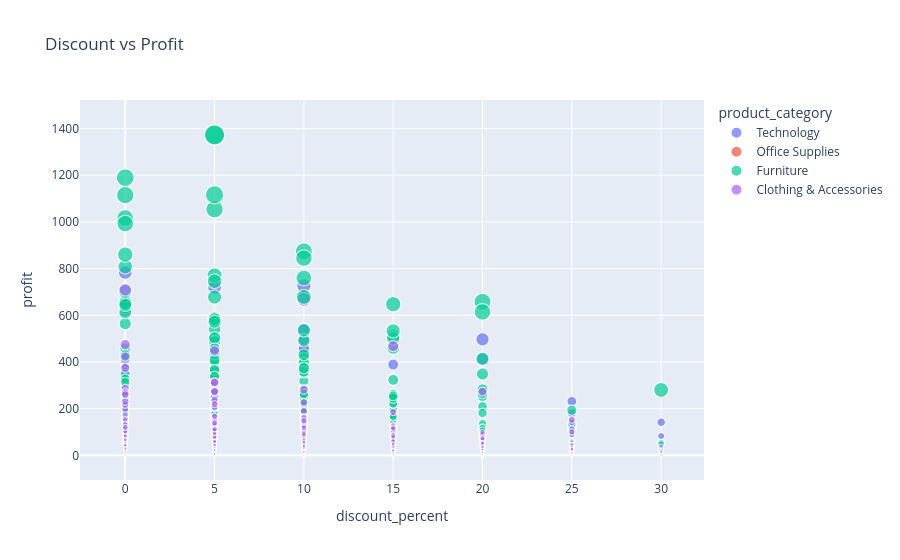

The code cell stored with this chart in its notebook:
### Code cell
fig = px.scatter(
    sales,
    x="discount_percent",
    y="profit",
    color="product_category",
    size="total_sales",
    hover_data=["product_name", "country", "customer_segment"],
    title="Discount vs Profit",
)

fig.show()

### Figure 1 — Plotly figure (JSON) as saved in the notebook; plotly's stock layout.template omitted (floating-point values rounded to 4 significant figures; data arrays with more than 128 entries replaced by an {"elided": "..."} marker saying what was removed)
{"data": [{"customdata": {"elided": "567x3 str values"}, "hovertemplate": "product_category=Technology<br>discount_percent=%{x}<br>profit=%{y}<br>total_sales=%{marker.size}<br>product_name=%{customdata[0]}<br>country=%{customdata[1]}<br>customer_segment=%{customdata[2]}<extra></extra>", "legendgroup": "Technology", "marker": {"color": "#636efa", "size": {"elided": "567 float values"}, "sizemode": "area", "sizeref": 9.535, "symbol": "circle"}, "mode": "markers", "name": "Technology", "showlegend": true, "type": "scattergl", "x": {"elided": "567 int values"}, "xaxis": "x", "y": {"elided": "567 float values"}, "yaxis": "y"}, {"customdata": {"elided": "513x3 str values"}, "hovertemplate": "product_category=Office Supplies<br>discount_percent=%{x}<br>profit=%{y}<br>total_sales=%{marker.size}<br>product_name=%{customdata[0]}<br>country=%{customdata[1]}<br>customer_segment=%{customdata[2]}<extra></extra>", "legendgroup": "Office Supplies", "marker": {"color": "#EF553B", "size": {"elided": "513 float values"}, "sizemode": "area", "sizeref": 9.535, "symbol": "circle"}, "mode": "markers", "name": "Office Supplies", "showlegend": true, "type": "scattergl", "x": {"elided": "513 int values"}, "xaxis": "x", "y": {"elided": "513 float values"}, "yaxis": "y"}, {"customdata": {"elided": "507x3 str values"}, "hovertemplate": "product_category=Furniture<br>discount_percent=%{x}<br>profit=%{y}<br>total_sales=%{marker.size}<br>product_name=%{customdata[0]}<br>country=%{customdata[1]}<br>customer_segment=%{customdata[2]}<extra></extra>", "legendgroup": "Furniture", "marker": {"color": "#00cc96", "size": {"elided": "507 float values"}, "sizemode": "area", "sizeref": 9.535, "symbol": "circle"}, "mode": "markers", "name": "Furniture", "showlegend": true, "type": "scattergl", "x": {"elided": "507 int values"}, "xaxis": "x", "y": {"elided": "507 float values"}, "yaxis": "y"}, {"customdata": {"elided": "413x3 str values"}, "hovertemplate": "product_category=Clothing & Accessories<br>discount_percent=%{x}<br>profit=%{y}<br>total_sales=%{marker.size}<br>product_name=%{customdata[0]}<br>country=%{customdata[1]}<br>customer_segment=%{customdata[2]}<extra></extra>", "legendgroup": "Clothing & Accessories", "marker": {"color": "#ab63fa", "size": {"elided": "413 float values"}, "sizemode": "area", "sizeref": 9.535, "symbol": "circle"}, "mode": "markers", "name": "Clothing & Accessories", "showlegend": true, "type": "scattergl", "x": {"elided": "413 int values"}, "xaxis": "x", "y": {"elided": "413 float values"}, "yaxis": "y"}], "layout": {"legend": {"itemsizing": "constant", "title": {"text": "product_category"}, "tracegroupgap": 0}, "title": {"text": "Discount vs Profit"}, "xaxis": {"anchor": "y", "domain": [0, 1], "title": {"text": "discount_percent"}}, "yaxis": {"anchor": "x", "domain": [0, 1], "title": {"text": "profit"}}}}
